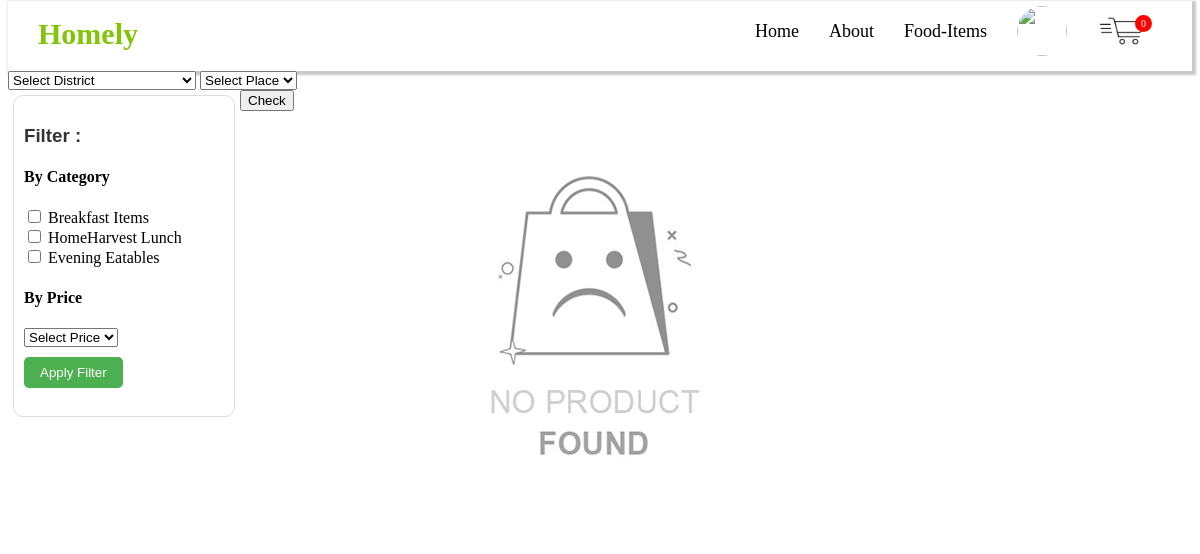
Screenshot of /user/HomeHarvest.php (signed in) with the database file from the repository.
### tables this page shows
CREATE TABLE `tbl_categories` (
  `category_id` int(11) NOT NULL,
  `category_name` varchar(255) NOT NULL
);

### user/HomeHarvest.php (the view, shortened to what this page needs)
<?php
require('../Connect_database.php');
$userid = $_SESSION['userid'];
if (isset($_POST['check'])) {
  $dis = $_POST['district'];
      $pl= $_POST['place'];
      $_SESSION['dis']=$dis;
      $_SESSION['pl']=$pl;
      $dist=$dis;
      $pla=$pl;
} else {
  $sql = "SELECT * FROM tbl_registration WHERE regid = $userid";
  $result = $conn->query($sql);
  if ($result->num_rows > 0) {
    $row = $result->fetch_assoc();
    $dis = $row['city'];
    $pl = $row['state'];
  }
}
?>
<!DOCTYPE html>
<html lang="en">
<head>
  <link rel="stylesheet" href="../style.css">
</head>
<body>
  <nav>
    <div class="wrapper">
      <div class="logo"><a href="#">Homely</a></div>
      <ul class="nav-links">
        <li><a href="index.php">Home</a></li>
        <li><a href="about.php">About</a></li>
        <li>
                    <a href="food-items.php" class="desktop-item">Food-Items</a>
                </li>
                <li class="user-dropdown">
                    <div class="user-photo-container">
                    <a href="user.php">
                            <img src="<?php echo $_SESSION['photo_path']; ?>" alt="" id="cart">
                        </a>
                    </div>
                </li>
        <li><a href="cart.php"><img src="../img/cart.png" alt="" id="userimg">
            <?php
            $sql = "SELECT COUNT(*) AS cart_count FROM tbl_cart where  fk_regid='$userid'";
            if ($result = $conn->query($sql)) {
              $row = $result->fetch_assoc();
            ?>
              <span id="cart-count"><sup id="count">
                  <?php echo $row['cart_count']; ?>
                </sup></span>
            <?php
            } else {
            ?>
              <span id="cart-count"><sup id="count">
                  <?php echo 0 ?>
                </sup></span>
            <?php
            }
            ?>
          </a></li>
      </ul>
    </div>
  </nav>
 <div>
 <form action="" method="post">
 <select id="districtSelect" name="district" onchange="updatePlaces1('districtSelect', 'placesSelect')" class="In1" >
        <option value="">Select District</option>
      </select> <select id="placesSelect"  name="place" class="In1">
        <option value="">Select Place</option>
      </select> </div>
<button id="check" name="check" type="submit">Check</button>
  <div class="sidebar">
    <h3>Filter :</h3>
    <form id="filterForm" method="post" action="#">
      <h4>By Category</h4>
      <?php $sql2 = "SELECT * from  `tbl_categories`";
      if ($result1 = $conn->query($sql2)) {
        if ($result1->num_rows > 0) {
          while ($row = $result1->fetch_assoc()) {
      ?>
            <label for="category<?php echo $row['category_id']; ?>">
              <input type="checkbox" id="category<?php echo $row['category_id']; ?>" name="category[]" value="<?php echo $row['category_id']; ?>">
              <?php echo $row['category_name']; ?>
            </label><br>
      <?php
          }
        }
      }
      ?>
    <h4>By Price</h4>
<select id="priceSort" name="price-sort">
  <option value="">Select Price</option>
</select>
      <br>
      <button type="submit" name="filter" id="applyFilterBtn">Apply Filter</button>
    </form>
  </div>
  <div class="items-container">
    <?php
    if (isset($_POST['filter'])) {
      $selectedCategories = isset($_POST['category']) ? $_POST['category'] : [];
      if (!empty($selectedCategories)) {
        $categoryIds = implode(',', $selectedCategories);
        $sql = "SELECT
                  p.product_id,
                  p.product_name,
                  MIN(p.price) AS price,
                  MIN(p.photo_path) AS photo_path,
                  COUNT(*) AS seller_count,
                  MIN(r.full_name) AS full_name
              FROM
                  tbl_products p
              JOIN
                  tbl_registration r ON p.fk_regid = r.regid
              JOIN
                  tbl_pincodes pc ON pc.fk_regid = r.regid
              JOIN
              tbl_categories tc ON tc.category_id = p.category_id
              WHERE
                  p.p_status = '1' AND
                  tc.category_id IN ($categoryIds) AND
                  pc.district = '$dis' and pc.place='$pl'
              GROUP BY
                  p.product_name
              ORDER BY
                  p.product_id DESC";
      }
      elseif (isset($_POST['price-sort'])) {
        $minPrice = isset($_POST['min-price']) ? $_POST['min-price'] : null;
        $maxPrice = isset($_POST['max-price']) ? $_POST['max-price'] : null;
        $priceSort = $_POST['price-sort'];
        $sql = "SELECT
                  p.product_id,
                  p.product_name,
                  MIN(p.price) AS price,
                  MIN(p.photo_path) AS photo_path,
                  COUNT(*) AS seller_count,
                  MIN(r.full_name) AS full_name
                FROM
                  tbl_products p
                JOIN
                  tbl_registration r ON p.fk_regid = r.regid
                JOIN
                  tbl_pincodes pc ON pc.fk_regid = r.regid
                WHERE
                  p.p_status = '1' AND
                  pc.district = '$dis' and pc.place='$pl'
                GROUP BY
                  p.product_name";
        if ($priceSort === 'high-to-low') {
          $sql .= " ORDER BY price DESC";
        } elseif ($priceSort === 'low-to-high') {
          $sql .= " ORDER BY price ASC";
        }
       elseif ($minPrice !== null && $maxPrice !== null) {
          $sql .= " HAVING price BETWEEN $minPrice AND $maxPrice";
      }
    }
  }
    else {
      $sql = "SELECT
          p.product_id,
          p.product_name,
          MIN(p.price) AS price,
          MIN(p.photo_path) AS photo_path,
          COUNT(*) AS seller_count,
          MIN(r.full_name) AS full_name
      FROM
          tbl_products p
      JOIN
          tbl_categories ca ON ca.category_id = p.category_id
      JOIN
          tbl_registration r ON p.fk_regid = r.regid
      JOIN
          tbl_pincodes pc ON pc.fk_regid = r.regid
      WHERE
          p.p_status = '1'
          AND p.stock > 0
          AND pc.district = '$dis'
          AND pc.place = '$pl'
          AND ca.category_id = 2
      GROUP BY
          p.product_id,
          p.product_name
      ORDER BY
          p.product_id DESC;";
    }
    if ($result = $conn->query($sql)) {
      if ($result->num_rows > 0) {
        while ($row = $result->fetch_assoc()) {
    ?>
          <div class="item">
            <a href="item_details.php?product_id=<?php echo $row['product_id']; ?>">
              <img src="../products-images/<?php echo $row['photo_path']; ?>" alt="Food Product 1">
            </a>
            <h4>
              <?php echo $row['product_name'] ?>
            </h4>
            <p><b style="font-size:25px;">
                <?php echo '&#8377;' . $row['price']; ?>
              </b></p>
            <?php
            $sql1 = "SELECT *
         FROM tbl_cart c
         INNER JOIN tbl_products p ON c.product_id = p.product_id
         WHERE p.product_name = '{$row['product_name']}'
         AND c.fk_regid = '$userid'";
            $result1 = $conn->query($sql1);
            if ($result1->num_rows > 0) { ?>
              <a href="cart.php"><button id="goto_cart" class="goto-cart-bt" data-product-id="<?php echo $row['product_id']; ?>">Go to Cart</button></a>
            <?php
            } else { ?>
              <button class="add-to-cart-btn" data-product-id="<?php echo $row['product_id']; ?>">Add to Cart</button>
            <?php
            }
$product_id = $row['product_id'];
$get_rating_sql = "SELECT AVG(rating) AS avg_rating FROM tbl_ratings WHERE product_id = $product_id";
$rating_result = $conn->query($get_rating_sql);
$rating_row = $rating_result->fetch_assoc();
$avg_rating = $rating_row['avg_rating'];
            ?>
      <div class="rating">
    <?php
    $filled_stars = intval($avg_rating);
    $empty_stars = 5 - $filled_stars;
    for ($i = 1; $i <= $filled_stars; $i++) {
        echo '<span class="star filled">★</span>';
    }
    for ($i = 1; $i <= $empty_stars; $i++) {
        echo '<span class="star">★</span>';
    }
    ?>
</div>
          </div>
    <?php
        }
      } else {
        echo "<p id='err'> <img src='../img/product-not-found.jpg' alt=''></p>";
      }
    }
    ?>
  </div>
</body>
</html>

### style.css (style rules this page uses)
nav { margin-top:-7px; width: 100%; color: black; background: white; box-sizing: border-box 10px; transition: top 0.3s; box-shadow: #33333344 2px 2px 2px 2px; }
.wrapper { position: relative; max-width: 1300px; padding: 0px 30px; height: 70px; line-height: 70px; margin: auto; display: flex; align-items: center; justify-content: space-between; }
.wrapper .logo a { color: #81C408; font-size: 30px; font-weight: 600; text-decoration: none; }
.wrapper .nav-links { display: inline-flex; }
.nav-links li { list-style: none; }
.nav-links li a { color:black; text-decoration: none; font-size: 18px; font-weight: 500; padding: 9px 15px; border-radius: 5px; transition: all 0.3s ease; }
p { font-weight: 0px; font-size: 15px; }
li a #cart { width: 50px; height: 50px; border-radius: 60px; transform: translateY(10px); }
#userimg { border-radius: 60px; width: 50px; height: 50px; transform: translateY(10px); align-items: center; }

### user/HomeHarvest.php (style rules this page uses)
.sidebar { width: 200px; float: left; background-color: #ffffff; padding: 10px; border-radius: 10px; border: 1px solid #ddd; margin: 5px 5px; height: 300px; overflow-y: auto; }
.sidebar button { margin-top: 10px; padding: 8px 16px; background-color: #4CAF50; color: white; border: none; cursor: pointer; border-radius: 5px; }
.items-container { margin-left: 220px; padding-left: 10px; padding-top: -1rem; }
.sidebar h3 { font-family: Arial, sans-serif; color: #333; }
#cart-count { position: absolute; top: -12px; right: 40px; color: white; font-size: 12px; }
#cart-count sup { background-color: red; color: white; border-radius: 50%; padding: 3px 6px; }
#err { text-align: center; margin-left: 12px; }
#err img { margin-left: -16rem; }

### rows the page displays
tbl_categories: category_name "Breakfast Items"
tbl_categories: category_name "HomeHarvest Lunch"
tbl_categories: category_name "Evening Eatables"

### other values shown
$row['cart_count'] "0"
